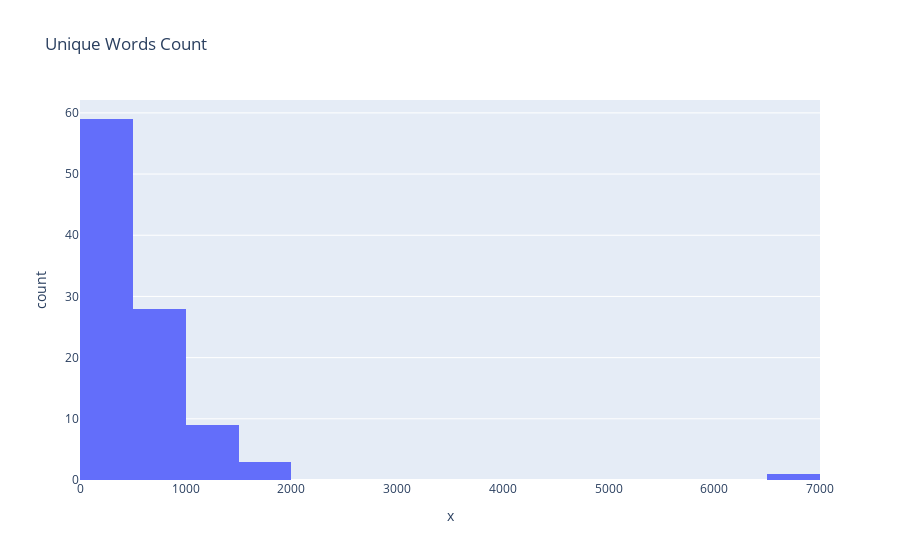

The notebook cell this image was saved under:
### Markdown cell above
There is one document with 27-28K words. Other documents all have < 6K words in total.

### Code cell
px.histogram(x=train_csv["preprocessed_html_text"].apply(lambda text: set(text.split(" "))).apply(len),
             title="Unique Words Count")

### Figure 1 — Plotly figure (JSON) as saved in the notebook; plotly's stock layout.template omitted (floating-point values rounded to 4 significant figures)
{"data": [{"alignmentgroup": "True", "bingroup": "x", "hovertemplate": "x=%{x}<br>count=%{y}<extra></extra>", "legendgroup": "", "marker": {"color": "#636efa", "pattern": {"shape": ""}}, "name": "", "offsetgroup": "", "orientation": "v", "showlegend": false, "type": "histogram", "x": [466, 885, 533, 269, 224, 170, 203, 113, 151, 172, 172, 599, 505, 505, 355, 355, 527, 494, 504, 277, 1147, 1789, 437, 523, 413, 800, 675, 1050, 1216, 423, 602, 1609, 438, 697, 1293, 265, 447, 292, 1019, 303, 677, 494, 295, 340, 498, 346, 1199, 1720, 555, 193, 311, 262, 411, 411, 271, 265, 888, 621, 445, 1323, 329, 632, 452, 665, 499, 144, 424, 273, 626, 611, 726, 543, 430, 219, 790, 446, 894, 480, 929, 450, 469, 424, 331, 714, 429, 258, 396, 396, 316, 316, 787, 265, 358, 1018, 1026, 6506, 453, 421, 556, 469], "xaxis": "x", "yaxis": "y"}], "layout": {"autosize": true, "barmode": "relative", "legend": {"tracegroupgap": 0}, "title": {"text": "Unique Words Count"}, "xaxis": {"anchor": "y", "autorange": true, "domain": [0, 1], "range": [-0.5, 7000.0], "title": {"text": "x"}, "type": "linear"}, "yaxis": {"anchor": "x", "autorange": true, "domain": [0, 1], "range": [0, 62.11], "title": {"text": "count"}}}}
